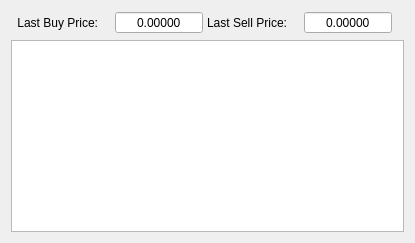
        <widget class="QWidget" name="tabOrdersLog">
         <property name="sizePolicy">
          <sizepolicy hsizetype="Preferred" vsizetype="Preferred">
           <horstretch>0</horstretch>
           <verstretch>0</verstretch>
          </sizepolicy>
         </property>
         <property name="accessibleName">
          <string>TAB_ORDERS_LOG</string>
         </property>
         <attribute name="title">
          <string>Orders Log</string>
         </attribute>
         <layout class="QGridLayout" name="gridLayout_32">
          <item row="0" column="1">
           <widget class="QWidget" name="ordersLogInfoPanel" native="true">
            <layout class="QGridLayout" name="gridLayout_14">
             <property name="leftMargin">
              <number>0</number>
             </property>
             <property name="topMargin">
              <number>0</number>
             </property>
             <property name="rightMargin">
              <number>0</number>
             </property>
             <property name="bottomMargin">
              <number>0</number>
             </property>
             <property name="spacing">
              <number>4</number>
             </property>
             <item row="0" column="0">
              <widget class="QLabel" name="labelOrdersLastBuyPrice">
               <property name="sizePolicy">
                <sizepolicy hsizetype="Preferred" vsizetype="Preferred">
                 <horstretch>0</horstretch>
                 <verstretch>0</verstretch>
                </sizepolicy>
               </property>
               <property name="accessibleName">
                <string>TR00023</string>
               </property>
               <property name="text">
                <string>Last Buy Price:</string>
               </property>
               <property name="alignment">
                <set>Qt::AlignRight|Qt::AlignTrailing|Qt::AlignVCenter</set>
               </property>
              </widget>
             </item>
             <item row="0" column="3">
              <widget class="QLabel" name="labelOrdersLastSellPrice">
               <property name="sizePolicy">
                <sizepolicy hsizetype="Preferred" vsizetype="Preferred">
                 <horstretch>0</horstretch>
                 <verstretch>0</verstretch>
                </sizepolicy>
               </property>
               <property name="accessibleName">
                <string>TR00024</string>
               </property>
               <property name="text">
                <string>Last Sell Price:</string>
               </property>
               <property name="alignment">
                <set>Qt::AlignRight|Qt::AlignTrailing|Qt::AlignVCenter</set>
               </property>
              </widget>
             </item>
             <item row="0" column="2">
              <widget class="QDoubleSpinBox" name="ordersLastBuyPrice">
               <property name="sizePolicy">
                <sizepolicy hsizetype="Preferred" vsizetype="Fixed">
                 <horstretch>0</horstretch>
                 <verstretch>0</verstretch>
                </sizepolicy>
               </property>
               <property name="minimumSize">
                <size>
                 <width>70</width>
                 <height>0</height>
                </size>
               </property>
               <property name="whatsThis">
                <string>LastMyBuyPrice</string>
               </property>
               <property name="accessibleName">
                <string>PRICE</string>
               </property>
               <property name="accessibleDescription">
                <string>CAN_BE_ZERO</string>
               </property>
               <property name="alignment">
                <set>Qt::AlignCenter</set>
               </property>
               <property name="readOnly">
                <bool>true</bool>
               </property>
               <property name="buttonSymbols">
                <enum>QAbstractSpinBox::NoButtons</enum>
               </property>
               <property name="prefix">
                <string/>
               </property>
               <property name="decimals">
                <number>5</number>
               </property>
               <property name="minimum">
                <double>0.000000000000000</double>
               </property>
               <property name="maximum">
                <double>999999999.000000000000000</double>
               </property>
              </widget>
             </item>
             <item row="0" column="1">
              <widget class="QLabel" name="usdLabelLastBuy">
               <property name="sizePolicy">
                <sizepolicy hsizetype="Maximum" vsizetype="Preferred">
                 <horstretch>0</horstretch>
                 <verstretch>0</verstretch>
                </sizepolicy>
               </property>
               <property name="font">
                <font>
                 <pointsize>11</pointsize>
                 <weight>50</weight>
                 <bold>false</bold>
                </font>
               </property>
               <property name="accessibleDescription">
                <string/>
               </property>
               <property name="styleSheet">
                <string notr="true">color: darkgreen</string>
               </property>
               <property name="text">
                <string/>
               </property>
               <property name="alignment">
                <set>Qt::AlignCenter</set>
               </property>
              </widget>
             </item>
             <item row="0" column="5">
              <widget class="QDoubleSpinBox" name="ordersLastSellPrice">
               <property name="sizePolicy">
                <sizepolicy hsizetype="Preferred" vsizetype="Fixed">
                 <horstretch>0</horstretch>
                 <verstretch>0</verstretch>
                </sizepolicy>
               </property>
               <property name="minimumSize">
                <size>
                 <width>70</width>
                 <height>0</height>
                </size>
               </property>
               <property name="whatsThis">
                <string>LastMySellPrice</string>
               </property>
               <property name="accessibleName">
                <string>PRICE</string>
               </property>
               <property name="accessibleDescription">
                <string>CAN_BE_ZERO</string>
               </property>
               <property name="alignment">
                <set>Qt::AlignCenter</set>
               </property>
               <property name="readOnly">
                <bool>true</bool>
               </property>
               <property name="buttonSymbols">
                <enum>QAbstractSpinBox::NoButtons</enum>
               </property>
               <property name="prefix">
                <string/>
               </property>
               <property name="decimals">
                <number>5</number>
               </property>
               <property name="minimum">
                <double>0.000000000000000</double>
               </property>
               <property name="maximum">
                <double>999999999.000000000000000</double>
               </property>
              </widget>
             </item>
             <item row="0" column="4">
              <widget class="QLabel" name="usdLabelLastSell">
               <property name="sizePolicy">
                <sizepolicy hsizetype="Maximum" vsizetype="Preferred">
                 <horstretch>0</horstretch>
                 <verstretch>0</verstretch>
                </sizepolicy>
               </property>
               <property name="font">
                <font>
                 <pointsize>11</pointsize>
                 <weight>50</weight>
                 <bold>false</bold>
                </font>
               </property>
               <property name="accessibleDescription">
                <string/>
               </property>
               <property name="styleSheet">
                <string notr="true">color: darkgreen</string>
               </property>
               <property name="text">
                <string/>
               </property>
               <property name="alignment">
                <set>Qt::AlignCenter</set>
               </property>
              </widget>
             </item>
            </layout>
           </widget>
          </item>
          <item row="0" column="0">
           <spacer name="horizontalSpacer_12">
            <property name="orientation">
             <enum>Qt::Horizontal</enum>
            </property>
            <property name="sizeHint" stdset="0">
             <size>
              <width>0</width>
              <height>20</height>
             </size>
            </property>
           </spacer>
          </item>
          <item row="0" column="2">
           <spacer name="horizontalSpacer_3">
            <property name="orientation">
             <enum>Qt::Horizontal</enum>
            </property>
            <property name="sizeHint" stdset="0">
             <size>
              <width>0</width>
              <height>0</height>
             </size>
            </property>
           </spacer>
          </item>
          <item row="1" column="0" colspan="6">
           <widget class="QTableView" name="tableHistory">
            <property name="contextMenuPolicy">
             <enum>Qt::CustomContextMenu</enum>
            </property>
            <property name="horizontalScrollBarPolicy">
             <enum>Qt::ScrollBarAsNeeded</enum>
            </property>
            <property name="editTriggers">
             <set>QAbstractItemView::NoEditTriggers</set>
            </property>
            <property name="showDropIndicator" stdset="0">
             <bool>false</bool>
            </property>
            <property name="alternatingRowColors">
             <bool>true</bool>
            </property>
            <property name="selectionBehavior">
             <enum>QAbstractItemView::SelectRows</enum>
            </property>
            <property name="textElideMode">
             <enum>Qt::ElideRight</enum>
            </property>
            <property name="verticalScrollMode">
             <enum>QAbstractItemView::ScrollPerPixel</enum>
            </property>
            <property name="horizontalScrollMode">
             <enum>QAbstractItemView::ScrollPerPixel</enum>
            </property>
            <property name="showGrid">
             <bool>false</bool>
            </property>
            <property name="sortingEnabled">
             <bool>false</bool>
            </property>
            <property name="wordWrap">
             <bool>false</bool>
            </property>
            <attribute name="horizontalHeaderHighlightSections">
             <bool>false</bool>
            </attribute>
            <attribute name="horizontalHeaderShowSortIndicator" stdset="0">
             <bool>false</bool>
            </attribute>
            <attribute name="verticalHeaderVisible">
             <bool>false</bool>
            </attribute>
            <attribute name="verticalHeaderHighlightSections">
             <bool>false</bool>
            </attribute>
           </widget>
          </item>
          <item row="0" column="3" colspan="3">
           <layout class="QHBoxLayout" name="horizontalLayout_5">
            <property name="spacing">
             <number>0</number>
            </property>
            <property name="leftMargin">
             <number>0</number>
            </property>
           </layout>
          </item>
         </layout>
        </widget>
